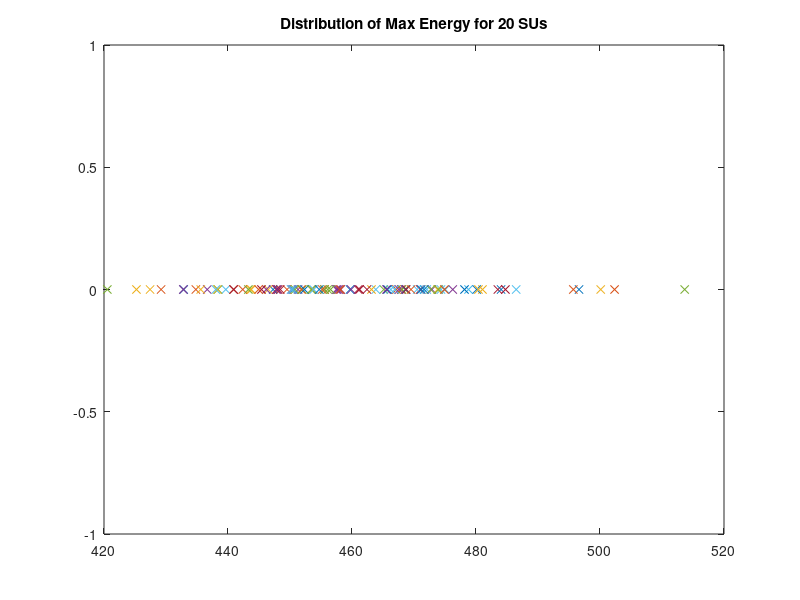

Here is the MATLAB script that generated this plot:
%A = fileread('dataset.txt');
%C = strsplit(A);
%D= sort(C);
A= dlmread('20X100finaldata.txt');
After_sort = sort(A);
l = length(After_sort);
first_center_index = l/4;
second_center_index = 3*l/4;
value_of_first_center = After_sort(first_center_index);
value_of_second_center = After_sort(second_center_index);
plot(A,0,'x');
title('Distribution of Max Energy for 20 SUs');
hold on
%plot(A(75),0,'-rp');


